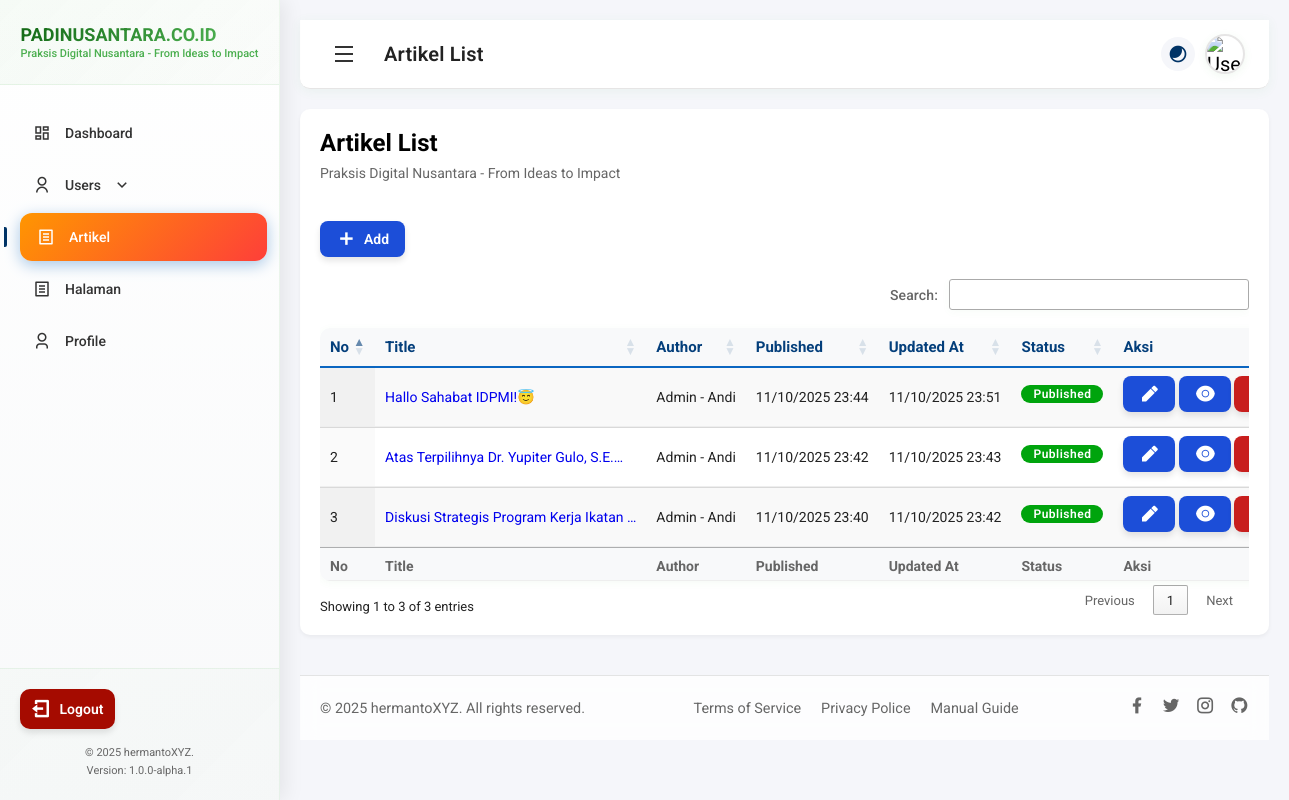
/dashboard/article/ (signed in), run on an earlier commit of the app's database.
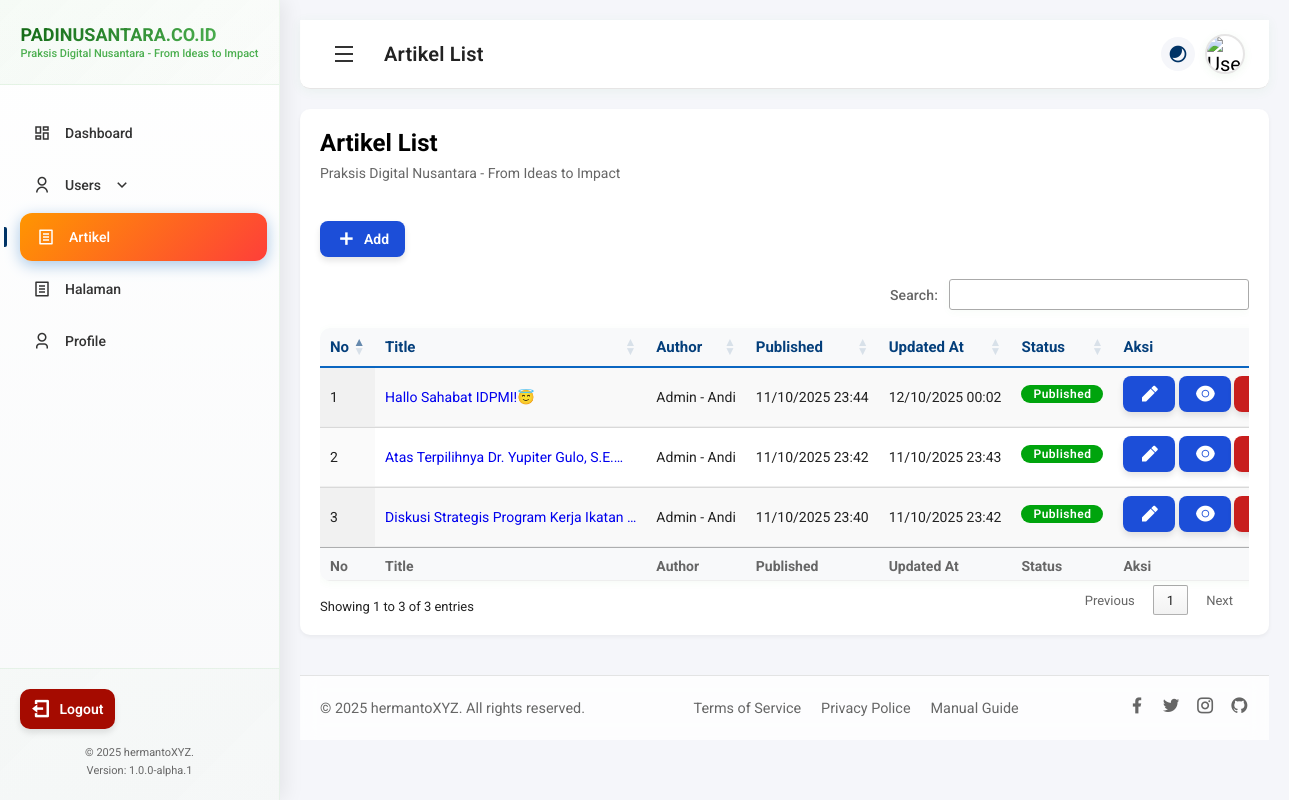
And on a later commit of the database.
### app/models.py (models this page shows, shortened)
class Article(models.Model):
    STATUS_CHOICES = (
        ('draft', 'Draft'),
        ('published', 'Published'),
        ('archived', 'Archived'),
    )
    id = models.UUIDField(primary_key=True, default=uuid.uuid4, editable=False)
    title = models.CharField(max_length=200)
    slug = models.SlugField(max_length=200, unique=True, blank=True)
    author = models.ForeignKey(User, on_delete=models.SET_NULL, null=True, related_name='articles')
    category = models.ForeignKey(Category, on_delete=models.SET_NULL, null=True, related_name='articles')
    content = models.TextField()
    status = models.CharField(max_length=10, choices=STATUS_CHOICES, default='draft')
    featured_image = models.ImageField(upload_to=rename_featured_image, blank=True, null=True)
    views_count = models.PositiveIntegerField(default=0)
    created_at = models.DateTimeField(default=timezone.now)
    updated_at = models.DateTimeField(auto_now=True)
    class Meta:
        ordering = ['-created_at']

### app/decorators_admin.py (the view)
    def wrapper(request, *args, **kwargs):
        useradmin = UserAdmin.objects.get(username=request.user)
        request.useradmin = useradmin
        return function(request, *args, **kwargs)

### app/context_processors.py (called while the page is built)
def web_name(request):
    return {
        'baseurl': 'http://127.0.0.1:8000/',
        'web_name': 'Praksis Digital Nusantara - From Ideas to Impact',
        'webname': 'PADINUSANTARA.CO.ID',
        'web_title': 'Praksis Digital Nusantara - Padinusantara.co.id',
        'address': 'Makassar',
        'telp': '0895 124 02404',
        'fax': '(0411) 889464',
        'website': 'http://padinusantara.co.id',
        'email': 'praksisdn@gmail.com',
        'instagram': '@padinusantara',
        'created_by': 'hermantoXYZ',
    }

def versioned_static(request):
    import time
    return {
        'STATIC_VERSION': int(time.time())
    }

### app/views_admin.py (called while the page is built)
@check_useradmin
@admin_required
def article_list(request):
    articles = Article.objects.all()
    context = {
        'articles': articles,
        'title': 'Artikel List',
        'heading': 'Artikel List',
    }
    return render(request, 'admin_managed/article_list.html', context)

### templates/admin_managed/article_list.html (shortened to what this page needs)
{% extends "admin_managed/base.html" %}
{% block content1 %}
<div class="dashboard-content">
	<div class="student-list-container">
		<div class="list-header">
			<div class="list-title">
				<h2>{{ heading }}</h2>
				<p>{{web_name}}</p>
			</div>
		</div>
		<div class="list-filters">
			<div class="table-actions">
				<div class="action-group">
					<a href="{% url 'app:article_create' %}">
						<button class="btn primary small">
							<i class="ri-add-line"></i>
							<span>Add</span>
						</button>
					</a>
				</div>
			</div>
		</div>
		<div class="student-table">
			<table id="layananTable" class="display" style="width:100%">
				<thead>
				<tr>
					<th style="white-space: nowrap;">No</th>
					<th>Title</th>
					<th>Author</th>
					<th>Published</th>
					<th>Updated At</th>
					<th>Status</th>
					<th>Aksi</th>
				</tr>
				</thead>
				<tfoot>
				<tr>
					<th>No</th>
					<th>Title</th>
					<th>Author</th>
					<th>Published</th>
					<th>Updated At</th>
					<th>Status</th>
					<th>Aksi</th>
				</tr>
				</tfoot>
				<tbody>
					{% for article in articles %}
					<tr>
						<td>{{ forloop.counter }}</td>
						<td><a href="{% url 'app:article_edit' article.id %}" target="_blank">{{ article.title|truncatechars:40 }}</a></td>
						<td>{{ article.author|default:"-" }}</td>
						<td>{{ article.created_at|date:"d/m/Y H:i" }}</td>
						<td>{{ article.updated_at|date:"d/m/Y H:i" }}</td>
						<td><span class="badge {% if article.status == 'published' %}grade-badge a{% else %}grade-badge b{% endif %}">{{ article.status }}</span></td>
						<td>
							{% if article.id %}
							<a href="{% url 'app:article_edit' article.id %}">
								<button class="btn primary small"><i class="ri-pencil-fill"></i></button>
							</a>
							<a href="{% url 'article_detail' article.slug %}">
								<button class="btn primary small"><i class="ri-eye-fill"></i></button>
							</a>
							<form method="POST" action="{% url 'app:article_delete' article.id %}" style="display: inline;">
								<button type="submit" class="btn danger small" onclick="return confirm('Apakah Anda yakin ingin menghapus artikel ini?')">
								</button>
							</form>
							{% else %}
							<span style="color: red;">ID tidak valid</span>
							{% endif %}
						</td>
					</tr>
					{% empty %}
					<tr>
						<td colspan="6" style="text-align: center;">Tidak ada data article</td>
					</tr>
					{% endfor %}
				</tbody>
			</table>
		</div>
	</div>
</div>
{% endblock content1 %}

What changed in the data, as far as the page shows it:
changed Article "Hallo Sahabat IDPMI!😇": updated_at "11/10/2025 23:51" → "12/10/2025 00:02"
